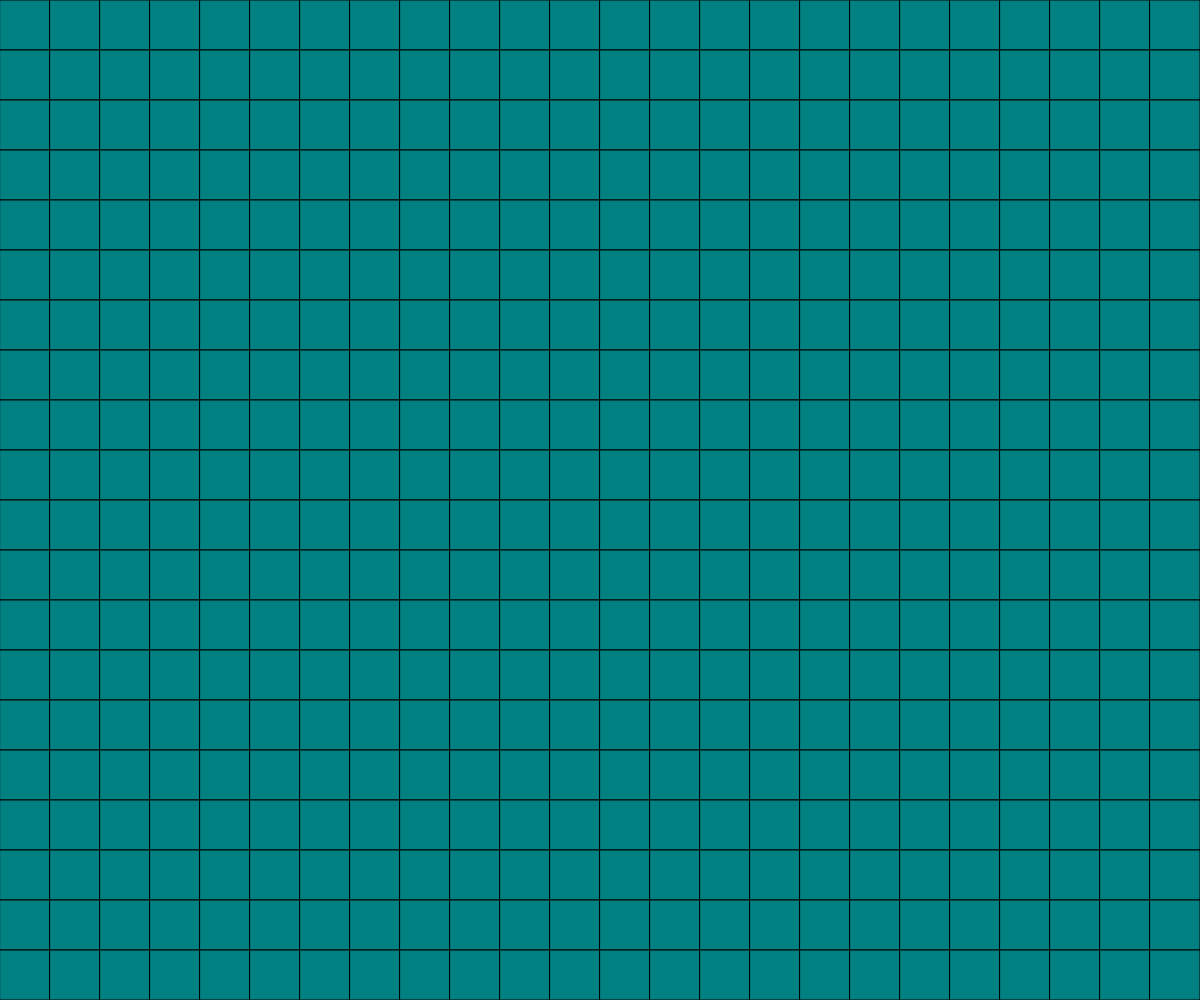
Frame 1 (no input)
Frame 60 (no input): identical to frame 1, image omitted
Frame 120 (the mouse pressed at the canvas centre since frame 60): identical to frame 1, image omitted

The p5.js sketch that drew this single still picture (run headless with seeded random() and noise() and a simulated clock; from frame 60 on, the mouse is pressed at the canvas centre):

// p5.js sketch
// ── sketch.js
function setup() { // runs once 
  createCanvas(windowWidth, windowHeight);
  fill ("teal");
  strokeWeight(1);
}

function draw() { 
  
  var num = 24; 
  var sideLen = windowWidth/num;
 
  for (var y = 0; y < windowHeight; y = y + sideLen){
    for (var x = 0; x < windowWidth; x = x + sideLen) {
    quad (x, y,
       x + sideLen, y, 
       x + sideLen, y+sideLen,
       x, y+sideLen); 
    } 
  }
}

function windowResized(){
  resizeCanvas (windowWidth, windowHeight); 
}
